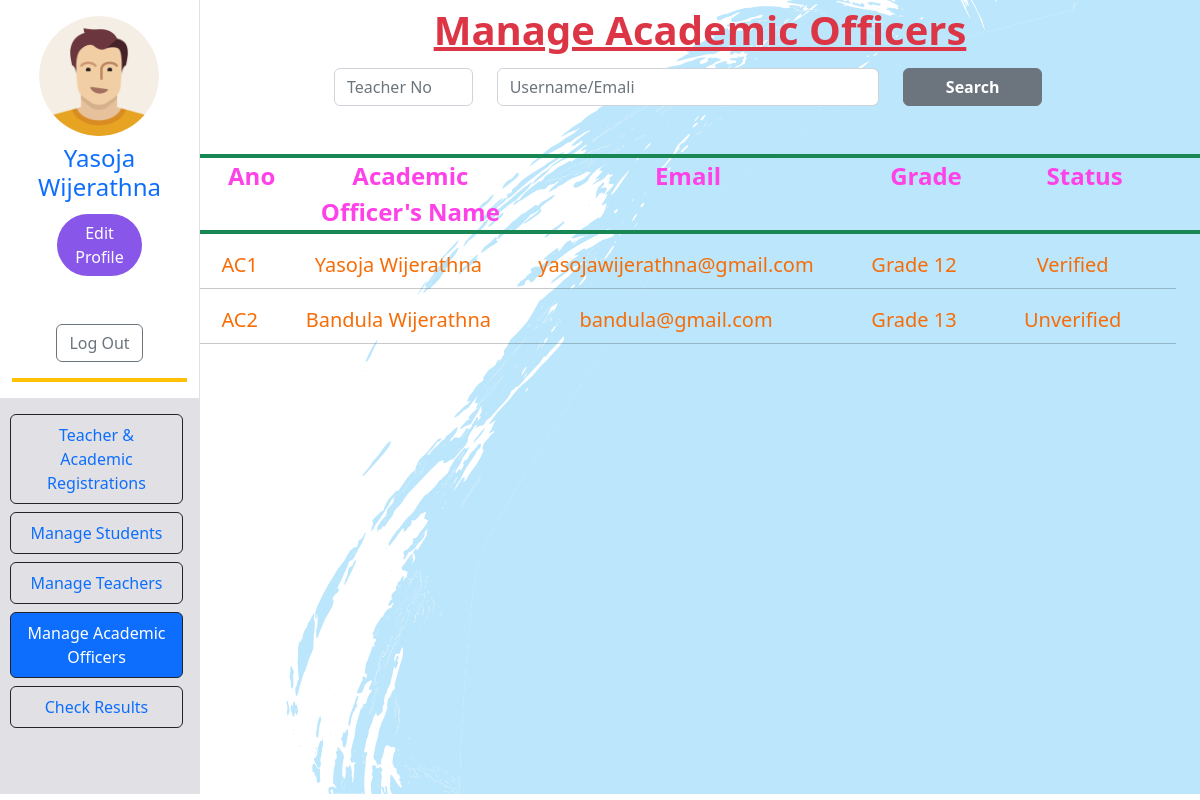
The page /academicManaging.php (signed in) on the database its author committed.
### tables this page shows
CREATE TABLE IF NOT EXISTS `admin_profile` (
  `id` int NOT NULL AUTO_INCREMENT,
  `admin_email` varchar(45) NOT NULL,
  `line1` varchar(45) DEFAULT NULL,
  `line2` varchar(45) DEFAULT NULL,
  `city_id` int NOT NULL,
  `img_path` text,
  PRIMARY KEY (`id`),
  KEY `fk_admin_profile_admin1_idx` (`admin_email`),
  KEY `fk_admin_profile_city1_idx` (`city_id`),
  CONSTRAINT `fk_admin_profile_admin1` FOREIGN KEY (`admin_email`) REFERENCES `admin` (`email`),
  CONSTRAINT `fk_admin_profile_city1` FOREIGN KEY (`city_id`) REFERENCES `city` (`id`)
);

CREATE TABLE IF NOT EXISTS `academic_officer` (
  `Ano` varchar(45) NOT NULL,
  `firstName` varchar(45) DEFAULT NULL,
  `lastName` varchar(45) DEFAULT NULL,
  `gender_id` int NOT NULL,
  `status_id` int NOT NULL,
  `email` varchar(70) DEFAULT NULL,
  `password` varchar(45) DEFAULT NULL,
  `otp` varchar(45) DEFAULT NULL,
  `grade_id` int NOT NULL,
  PRIMARY KEY (`Ano`),
  UNIQUE KEY `email_UNIQUE` (`email`),
  KEY `fk_academic_officer_gender1_idx` (`gender_id`),
  KEY `fk_academic_officer_status1_idx` (`status_id`),
  KEY `fk_academic_officer_grade1_idx` (`grade_id`),
  CONSTRAINT `fk_academic_officer_gender1` FOREIGN KEY (`gender_id`) REFERENCES `gender` (`id`),
  CONSTRAINT `fk_academic_officer_grade1` FOREIGN KEY (`grade_id`) REFERENCES `grade` (`id`),
  CONSTRAINT `fk_academic_officer_status1` FOREIGN KEY (`status_id`) REFERENCES `status` (`id`)
);

CREATE TABLE IF NOT EXISTS `grade` (
  `id` int NOT NULL AUTO_INCREMENT,
  `grade` varchar(45) DEFAULT NULL,
  PRIMARY KEY (`id`)
);

CREATE TABLE IF NOT EXISTS `status` (
  `id` int NOT NULL AUTO_INCREMENT,
  `status` varchar(45) DEFAULT NULL,
  PRIMARY KEY (`id`)
);

### connection.php (called while the page is built, shortened)
<?php
class Database{
    public static $connection;
    public static function setUpConnection(){
        if(!isset(Database::$connection)){
            Database::$connection =new mysqli("localhost","root","colombo123","lms","3306");
        }
    }
    public static function search ($q) {
        $resultset=Database::$connection->query($q);
        return $resultset;
    }
}
?>

### academicManaging.php (the view, shortened to what this page needs)
<?php
require "connection.php";
if (isset($_SESSION["admin"])) {
?>
    <!DOCTYPE html>
    <html>
    <head>
        <link rel="stylesheet" href="bootstrap.css" />
        <link rel="stylesheet" href="https://cdn.jsdelivr.net/npm/bootstrap-icons@1.9.1/font/bootstrap-icons.css">
        <link rel="stylesheet" href="style.css" />
    </head>
    <body class="main_body2  ">
        <div class="container-fluid">
            <div class="row">
                <div class="col-12 col-lg-2 container-fluid border-end">
                    <div class="row ">
                        <div class="col-12 align-items-start   ">
                            <div class="row g-1 text-center justify-content-center ">
                                <?php
                                $imgRs = Database::search("SELECT * FROM `admin_profile` WHERE `admin_email`='" . $_SESSION["admin"]["email"] . "' ");
                                $img = $imgRs->fetch_assoc();
                                ?>
                                <div class="col-10">
                                    <img src="<?php echo ($img["img_path"]) ?>" style=" width: 120px; border-radius: 90px; margin-right: 1px; " class=" mt-3 " alt="">
                                </div>
                                <div class="col-12 mt-2">
                                    <h4 class="text-primary      fs-4   "><?php echo $_SESSION["admin"]["firstName"] . " " . $_SESSION["admin"]["lastName"]; ?></h4>
                                </div>
                                <div class="col-6">
                                    <button class="btn rounded-5 text-white" style="background-color: #8956ea;" onclick="editProfile();">Edit Profile</button>
                                </div>
                                <div class="col-12 mt-5 justify-content-center">
                                    <button class="btn btn-outline-secondary col-6" onclick="logOut();"> Log Out</button>
                                </div>
                            </div>
                            <hr class="border border-2  opacity-100 border-warning" />
                        </div>
                    </div>
                    <div class="row" style=" background-color: #E1E0E4; height:33vmax; overflow-y:hidden ;">
                        <div class="col-12 align-items-start">
                            <div class="row g-1">
                                <div class="row g-1 text-center  ">
                                    <div class="nav flex-column nav-pills me-3 mt-3" role="tablist" aria-orientation="vertical">
                                        <nav class="nav flex-column">
                                            <a class="nav-link  border border-dark" aria-current="page" href="adminPanel.php">Teacher & Academic <br>Registrations</a>
                                            <a class="nav-link border border-dark mt-2" href="studentManaging.php">Manage Students</a>
                                            <a class="nav-link border border-dark mt-2" href="teacherManaging.php">Manage Teachers</a>
                                            <a class="nav-link active border border-dark mt-2" href="academicManaging.php">Manage Academic Officers</a>
                                            <a class="nav-link border border-dark mt-2" href="checkResults.php">Check Results</a>
                                        </nav>
                                    </div>
                                </div>
                            </div>
                        </div>
                    </div>
                </div>
                <div class="col-12 col-lg-10">
                    <div class="row ">
                        <div class="col-12 text-center">
                            <label class="form-label text-danger text-decoration-underline fw-bold fs-1">Manage Academic Officers</label>
                        </div>
                        <div class="row  justify-content-center">
                            <div class="col-2">
                                <input type="text" id="acno" class="form-control" placeholder="Teacher No">
                            </div>
                            <div class="col-5">
                                <input type="text" id="acname" class=" form-control" placeholder="Username/Emali">
                            </div>
                            <div class="col-2">
                                <button class=" btn btn-secondary fw-bold col-12" onclick="searchAcademic()">Search</button>
                            </div>
                        </div>
                        <hr class=" border border-2 opacity-100 border-success mt-5 mb-0">
                        <div class="row   justify-content-center fw-bold text-center " style="font-size: x-large; color: #FF41E8;  ">
                            <div class="row">
                                <div class="col-1 ">
                                    <Span>Ano</Span>
                                </div>
                                <div class="col-3 justify-content-center">
                                    <span>Academic Officer's Name</span>
                                </div>
                                <div class="col-lg-4 ">
                                    <span>Email</span>
                                </div>
                                <div class="col-2 textce">
                                    <span>Grade</span>
                                </div>
                                <div class="col-2">
                                    <span>Status</span>
                                </div>
                            </div>
                        </div>
                        <hr class=" border border-2 opacity-100 border-success mt-0">
                        <div class="row " id="viewArea">
                            <?php
                            $academicRs = Database::search("SELECT * FROM `academic_officer`
                                                       INNER JOIN `grade` ON `academic_officer`.`grade_id`=`grade`.`id`
                                                       INNER JOIN `status` ON `academic_officer`.`status_id`=`status`.`id`
                                                       ORDER BY `Ano`");
                            $academicNum = $academicRs->num_rows;
                            for ($x = 0; $x < $academicNum; $x++) {
                                $academic = $academicRs->fetch_assoc();
                            ?>
                                <div class="row  justify-content-center  text-center mt-0 mb-2  fs-5  " style=" color: #F66D08;  ">
                                    <div class="col-1 ">
                                        <Span><?php echo $academic["Ano"] ?></Span>
                                    </div>
                                    <div class="col-3 ">
                                        <span><?php echo $academic["firstName"] . " " . $academic["lastName"] ?></span>
                                    </div>
                                    <div class="col-lg-4 ">
                                        <span><?php echo $academic["email"] ?></span>
                                    </div>
                                    <div class="col-2">
                                        <span><?php echo $academic["grade"] ?></span>
                                    </div>
                                    <div class="col-2">
                                        <span><?php echo $academic["status"] ?></span>
                                    </div>
                                </div>
                                <hr>
                            <?php
                            }
                            ?>
                        </div>
                    </div>
                </div>
            </div>
        </div>
    </body>
    </html>
<?php
} else {
    echo ("You are Not a valid user");
}
?>

### style.css (style rules this page uses)
.main_body2 { background-image: url("resources/images/background-body.svg"); background-size: cover; background-position: center; background-repeat: no-repeat; }

### rows shown on the page
admin_profile: img_path (picture)
academic_officer: Ano "AC1", firstName "Yasoja", lastName "Wijerathna", email "yasojawijerathna@gmail.com", grade.grade "Grade 12", status.status "Verified"
academic_officer: Ano "AC2", firstName "Bandula", lastName "Wijerathna", email "bandula@gmail.com", grade.grade "Grade 13", status.status "Unverified"

### other values the page prints
$_SESSION["admin"]["firstName"] "Yasoja"
$_SESSION["admin"]["lastName"] "Wijerathna"
